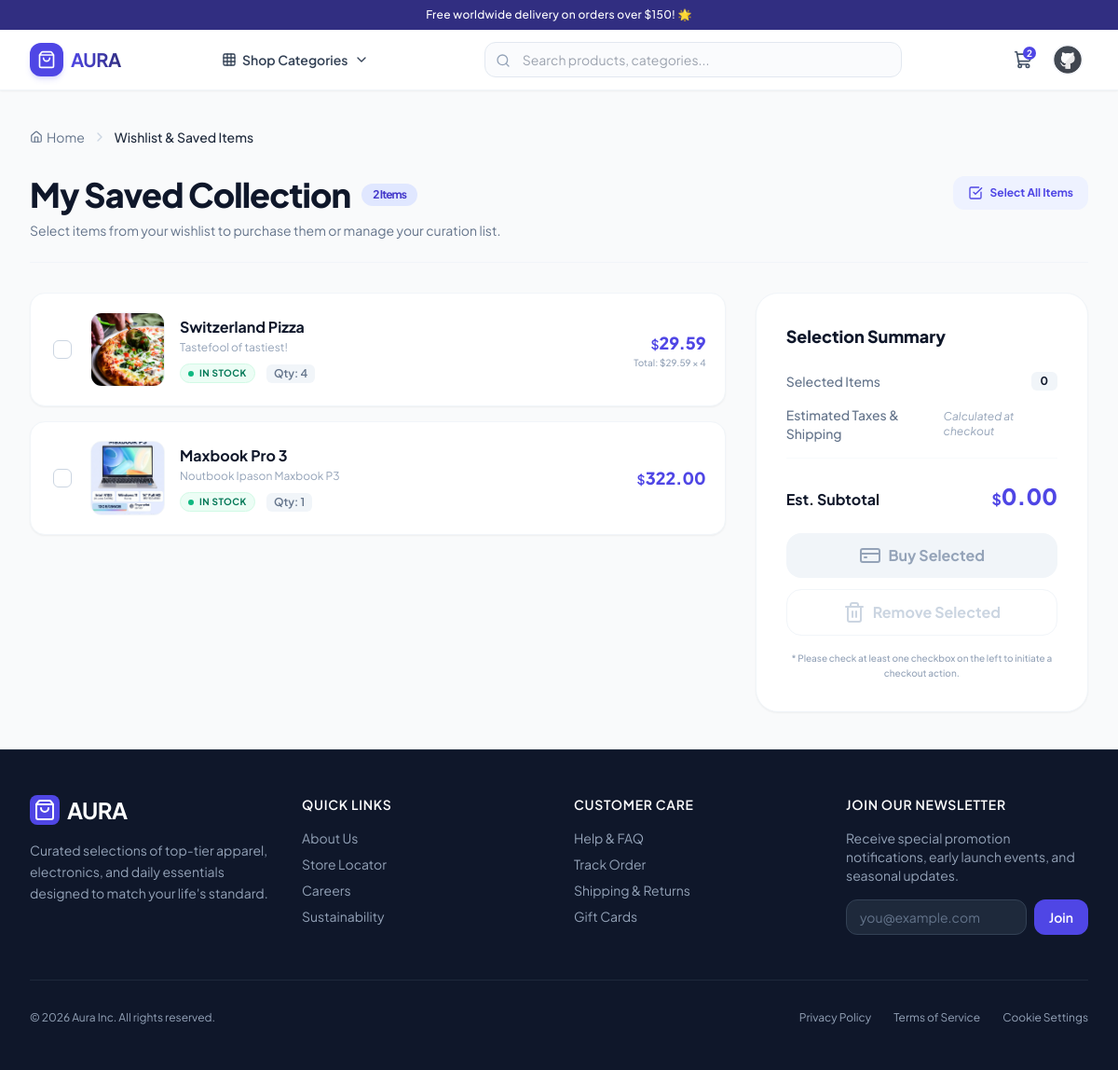
The page /saved (signed in) on the database as committed earlier.
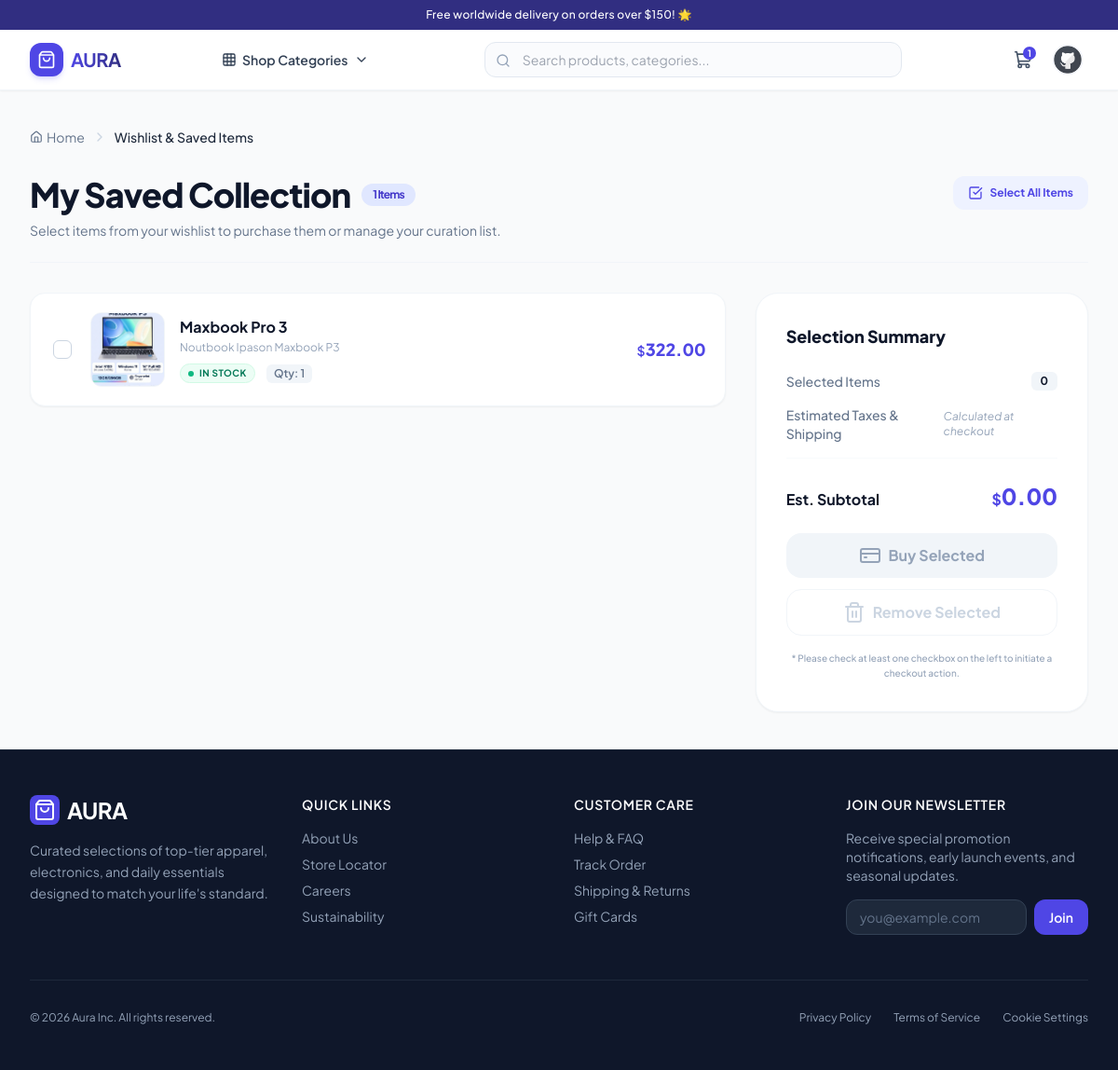
The same page on the database as committed later.
### orders/models.py (models this page shows, shortened)
class Saved(models.Model):
    product = models.ForeignKey(Product, on_delete=models.CASCADE)
    quantity = models.IntegerField(default=1)
    user = models.ForeignKey(CustomUser, on_delete=models.CASCADE)

### products/models.py (models this page shows, shortened)
class Product(models.Model):
    name = models.CharField(max_length=100)
    desc = models.CharField(max_length=500, null=True, blank=True)
    price = models.DecimalField(max_digits=20, decimal_places=2)
    quantity = models.IntegerField(default=0)
    is_active = models.BooleanField(default=True)
    image = models.ImageField(upload_to='products/', null=True, blank=True)
    subcategory = models.ForeignKey(Subcategory, on_delete=models.CASCADE, related_name='products', null=True, blank=True)
    created_at = models.DateTimeField(auto_now_add=True)

### orders/views.py (the view, shortened to what this page needs)
# urls.py: path('saved', SavedView.as_view(), name='saved'),
class SavedView(LoginRequiredMixin, View):
    def get(self, request):
        user = request.user
        saved_items = Saved.objects.filter(user=user).order_by('-id')
        return render(request, 'orders/order-item.html', {'items':saved_items})

### products/context_processors.py (called while the page is built)
def categories_processor(request):
    context = {
        'categories': Category.objects.prefetch_related('subcategories').all()
    }
    if request.user.is_authenticated:
        context['saved_count'] = Saved.objects.filter(user=request.user).count()
    return context

### templates/orders/order-item.html (shortened to what the changed rows need)
{% extends 'base.html' %}
{% block content %}
<div class="max-w-7xl mx-auto px-4 sm:px-6 lg:px-8 py-10" x-data="{
         selectedItems: [],
         wishlistItems: [
             {% for item in items %}
             {
                 pk: '{{ item.pk }}',
                 price: parseFloat('{{ item.product.price|default:0 }}'),
                 quantity: parseInt('{{ item.quantity|default:1 }}')
             }{% if not forloop.last %},{% endif %}
             {% endfor %}
         ],
         get totalCost() {
             return this.selectedItems.reduce((sum, pk) => {
                 const match = this.wishlistItems.find(i => i.pk === pk);
                 return sum + (match ? (match.price * match.quantity) : 0);
             }, 0);
         },
         toggleSelectAll() {
             if (this.selectedItems.length === this.wishlistItems.length) {
                 this.selectedItems = [];
             } else {
                 this.selectedItems = this.wishlistItems.map(i => i.pk);
             }
         }
     }">
    <div class="border-b border-slate-100 pb-6 mb-8 flex flex-col md:flex-row md:items-end justify-between gap-4">
        <div>
            <h1 class="text-3xl font-extrabold tracking-tight text-slate-900 sm:text-4xl flex items-center gap-3">
                My Saved Collection
                <span class="text-xs font-bold bg-brand-100 text-brand-700 px-3 py-1 rounded-full">
                    {{ items|length }} Items
                </span>
            </h1>
        </div>
    </div>
    {% if items %}
    <form method="POST" class="grid grid-cols-1 lg:grid-cols-12 gap-8 items-start">
        <div class="lg:col-span-8 space-y-4">
            {% for item in items %}
            <div class="group bg-white rounded-2xl border transition-all duration-300 p-5 relative flex flex-col sm:flex-row items-start sm:items-center justify-between gap-5 shadow-sm hover:shadow-md"
                :class="selectedItems.includes('{{ item.pk }}') ? 'border-brand-500 ring-2 ring-brand-500/10 bg-brand-50/10' : 'border-slate-100'">
                <div class="flex items-center gap-4 w-full sm:w-auto">
                    <label class="relative flex items-center cursor-pointer p-1">
                        <input type="checkbox" name="order-item" value="{{ item.pk }}" x-model="selectedItems"
                            class="peer h-5 w-5 cursor-pointer appearance-none rounded-md border border-slate-300 checked:border-brand-600 checked:bg-brand-600 transition-colors focus:ring-2 focus:ring-brand-500/20 focus:outline-none">
                    </label>
                    <a href="{% url 'product-detail' item.product.pk %}">
                        <div
                            class="w-20 h-20 bg-slate-50 border border-slate-100 rounded-xl overflow-hidden flex-shrink-0 flex items-center justify-center relative shadow-inner">
                            {% if item.product.image %}
                            <img src="{{ item.product.image.url }}"
                                class="w-full h-full object-cover group-hover:scale-105 transition duration-300"
                                alt="{{ item.product.name }}">
                            {% else %}
                            <div class="flex flex-col items-center justify-center text-slate-300">
                                <i data-lucide="image-off" class="w-6 h-6"></i>
                            </div>
                            {% endif %}
                        </div>
                    </a>
                    <div class="space-y-1">
                        <a href="{% url 'product-detail' item.product.pk %}">
                        <h3 class="font-bold text-slate-900 group-hover:text-brand-600 transition text-sm sm:text-base">
                            {{ item.product.name }}
                        </h3>
                        {% if item.product.desc %}
                        <p class="text-xs text-slate-400 line-clamp-1 max-w-[280px] sm:max-w-md leading-relaxed">
                            {{ item.product.desc }}
                        </p>
                        {% endif %}
                        </a>
                        <div class="flex items-center gap-3 pt-1">
                            {% if item.product.is_active and item.product.quantity > 0 %}
                            <span
                                class="inline-flex items-center gap-1.5 px-2 py-0.5 rounded-full text-[10px] font-bold uppercase tracking-wider bg-emerald-50 text-emerald-700 border border-emerald-100">
                                <span class="w-1.5 h-1.5 bg-emerald-500 rounded-full animate-pulse"></span>
                                In Stock
                            </span>
                            {% else %}
                            <span
                                class="inline-flex items-center gap-1.5 px-2 py-0.5 rounded-full text-[10px] font-bold uppercase tracking-wider bg-red-50 text-red-700 border border-red-100">
                                <span class="w-1.5 h-1.5 bg-red-500 rounded-full"></span>
                                Out of Stock
                            </span>
                            {% endif %}
                            <span class="text-xs font-semibold text-slate-500 bg-slate-100 px-2 py-0.5 rounded-md">
                                Qty: {{ item.quantity }}
                            </span>
                        </div>
                    </div>
                </div>
                <div
                    class="flex items-center sm:flex-col justify-between sm:items-end w-full sm:w-auto border-t sm:border-t-0 border-slate-50 pt-3 sm:pt-0">
                    <div class="text-right">
                        <div class="text-lg font-extrabold text-brand-600">
                            <span class="text-sm font-semibold">$</span>{{ item.product.price }}
                        </div>
                        {% if item.quantity > 1 %}
                        <div class="text-[10px] text-slate-400 font-medium">
                            Total: ${{ item.product.price }} × {{ item.quantity }}
                        </div>
                        {% endif %}
                    </div>
                </div>
            </div>
            {% endfor %}
        </div>
    </form>
    {% endif %}
</div>
{% endblock %}

### templates/base.html (shortened to what the changed rows need)
<!DOCTYPE html>
<html lang="en" class="h-full bg-gray-50">
<head>
    <script src="https://cdn.tailwindcss.com"></script>
</head>
<body class="flex flex-col min-h-full text-slate-800" x-data="{ mobileMenuOpen: false }">
    <header class="sticky top-0 z-40 bg-white/95 backdrop-blur-md border-b border-slate-100 shadow-sm"
        x-data="{ catMenuOpen: false, userMenuOpen: false }">
        <div class="max-w-7xl mx-auto px-4 sm:px-6 lg:px-8">
            <div class="flex items-center justify-between h-16 gap-4">
                <div class="flex items-center gap-2">
                    {% if request.user.is_authenticated and saved_count > 0 %}
                    <a href="{% url 'saved' %}"
                        class="relative p-2 text-slate-600 hover:bg-slate-50 hover:text-brand-600 rounded-lg transition">
                        <i data-lucide="shopping-cart" class="w-5 h-5"></i>
                        <span
                            class="absolute top-1 right-1 bg-brand-600 text-white text-[10px] w-3.5 h-3.5 rounded-full flex items-center justify-center font-bold">
                            {{saved_count}}
                        </span>
                    </a>
                    {% endif %}
                </div>
            </div>
        </div>
    </header>
    <main class="flex-grow">
        {% block content %}{% endblock %}
    </main>
</body>
</html>

Rows that differ between the two databases and show on the page:
removed Saved: product.image (picture), product.name "Switzerland Pizza", product.desc "Tastefool of tastiest!", shows "IN STOCK", quantity "4", product.price "29.59"
Other text that changed with them:
{{ saved_count }}: "2" → "1"
{{ items|length }}: "2" → "1"
